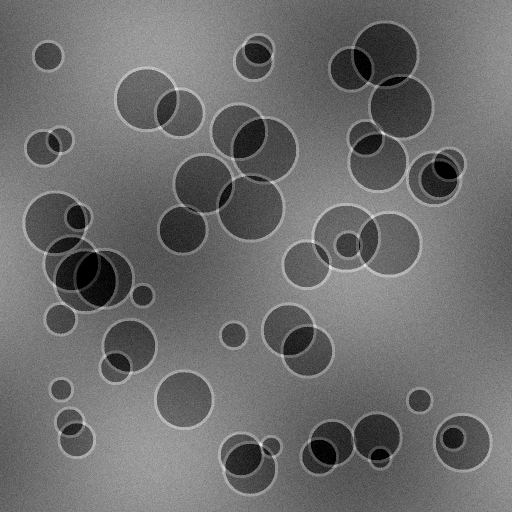
#> input picture data/raw/synthetic_cross_sensor/ohrc_cross_01.tif, 1024 x 1024 px (shown at 1/2 size)
$ python -i core.py   (imports and definitions only)
#> lines starting #> are read from the running program, lines starting #| are printed output that depends on the picture
#> further down, picture is the input picture: shape (1024, 1024, 3); min 0, max 255, mean 109.2
"""
OHRC Preprocessing Core (Module 3)

Non-destructive preprocessing pipeline for OHRC optical imagery, providing
radiometric normalization, CLAHE contrast enhancement, denoising, illumination
normalization, shadow enhancement, and edge enhancement operations.
"""

from typing import Dict, Any, Optional, Tuple
import numpy as np
import cv2
from scipy.ndimage import gaussian_filter

from backend.core.lunar_image import LunarImage


class OHRCPreprocessor:
    """
    Modular, non-destructive preprocessing pipeline for Lunar images.
    """

    def __init__(self, config: Optional[Dict[str, Any]] = None):
        self.config = config or {}
        self.prep_cfg = self.config.get("preprocessing", {})

    # [90 lines left out: functions process, percentile_stretch, apply_clahe, denoise, not called in this run]

    @staticmethod
    def normalize_illumination(img: np.ndarray, method: str = "high_pass", sigma: float = 15.0) -> np.ndarray:
        """
        Removes low-frequency illumination variations (sun angle gradient across terrain).
        """
#> called with method = 'high_pass', sigma = 15
        img_f = img.astype(np.float32)

        if method == "high_pass":
            # Subtract Gaussian low-pass filter (background shading model)
            low_pass = gaussian_filter(img_f, sigma=sigma)
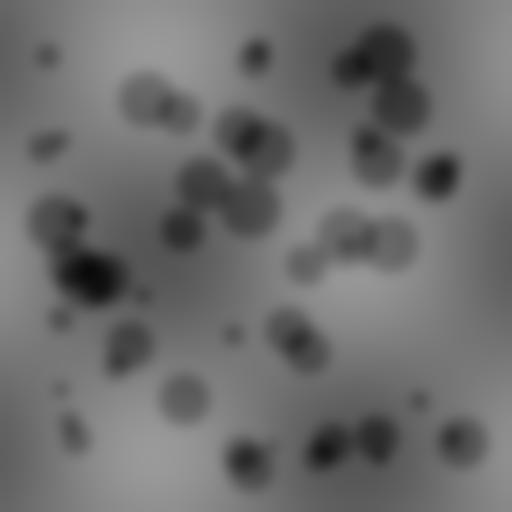
#> low_pass: shape (1024, 1024, 3) float32 (shown at 1/2 size); min 9.41, max 154.3, mean 109.2
            high_pass = img_f - low_pass + 128.0
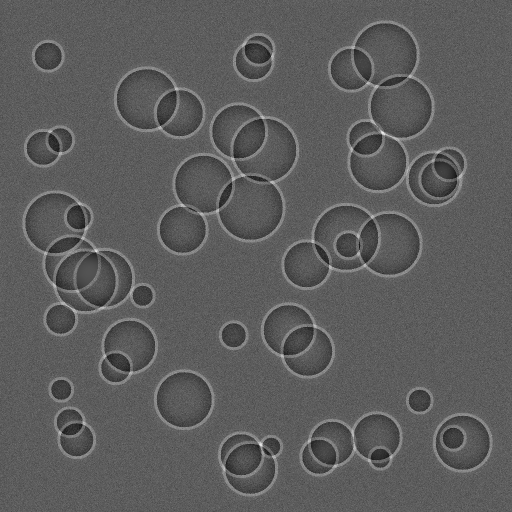
#> high_pass: shape (1024, 1024, 3) float32 (shown at 1/2 size); min 32.3, max 295.4, mean 128; drawn with min black and max white
            return np.clip(high_pass, 0, 255).astype(np.uint8)
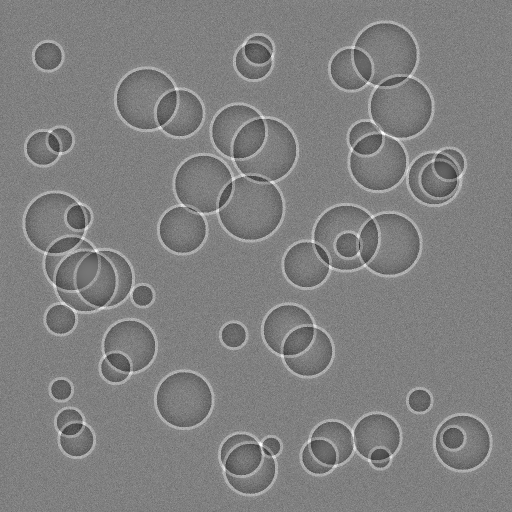
#> returned value: shape (1024, 1024, 3) (shown at 1/2 size); min 32, max 255, mean 127.5

        elif method == "homomorphic":
            # Log transform -> high pass -> exp transform
            img_log = np.log1p(img_f)
            low_pass = gaussian_filter(img_log, sigma=sigma)
            high_pass = img_log - low_pass
            result = np.expm1(high_pass)
            norm = cv2.normalize(result, None, 0, 255, cv2.NORM_MINMAX)
            return norm.astype(np.uint8)

        elif method == "divide_median":
            kernel_size = int(sigma * 2) | 1
            med = cv2.medianBlur(img, kernel_size).astype(np.float32) + 1.0
            norm = (img_f / med) * 128.0
            return np.clip(norm, 0, 255).astype(np.uint8)

        return img

    # [6 lines left out: function enhance_edges, not called in this run]

>>> import cv2
>>> picture = cv2.imread('../../data/raw/synthetic_cross_sensor/ohrc_cross_01.tif')
>>> result = OHRCPreprocessor().normalize_illumination(picture)

$ run again, on data/raw/synthetic_cross_sensor/ohrc_cross_02.tif
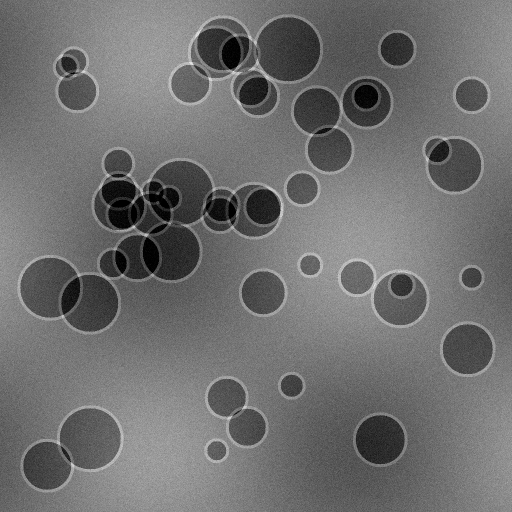
#> input picture data/raw/synthetic_cross_sensor/ohrc_cross_02.tif, 1024 x 1024 px (shown at 1/2 size)
#> picture is the input picture: shape (1024, 1024, 3); min 0, max 246, mean 111.1
#> in normalize_illumination, `high_pass = img_f - low_pass + 128.0`:
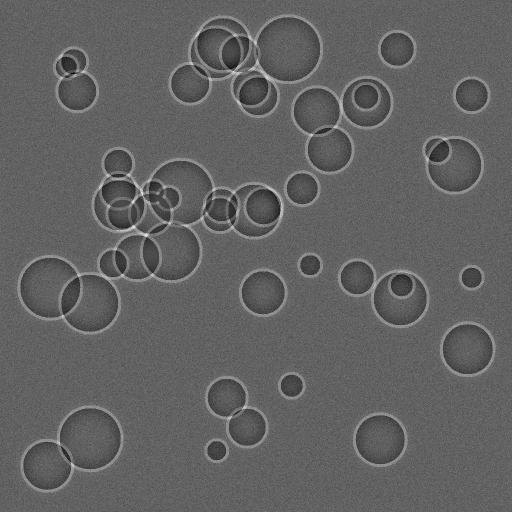
#> high_pass: shape (1024, 1024, 3) float32 (shown at 1/2 size); min 28.16, max 287.7, mean 128; drawn with min black and max white
#> in normalize_illumination, `return np.clip(high_pass, 0, 255).astype(np.uint8)`:
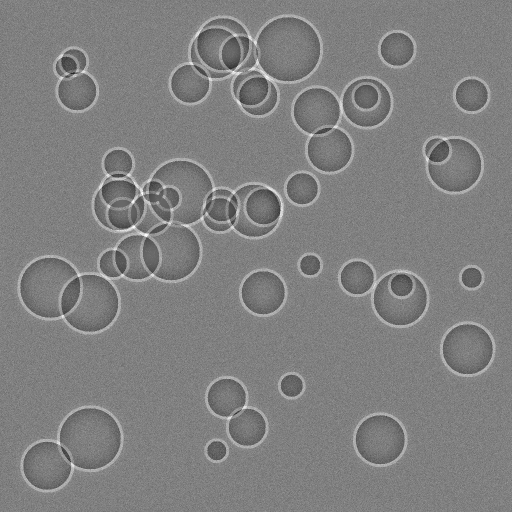
#> returned value: shape (1024, 1024, 3) (shown at 1/2 size); min 28, max 255, mean 127.5

$ run again, on data/raw/synthetic_cross_sensor/tmc2_cross_01.tif
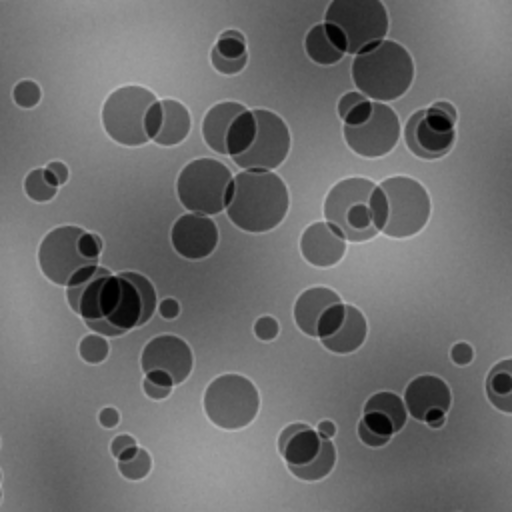
#> input picture data/raw/synthetic_cross_sensor/tmc2_cross_01.tif, 512 x 512 px
#> picture is the input picture: shape (512, 512, 3); min 0, max 196, mean 109.4
#> in normalize_illumination, `low_pass = gaussian_filter(img_f, sigma=sigma)`:
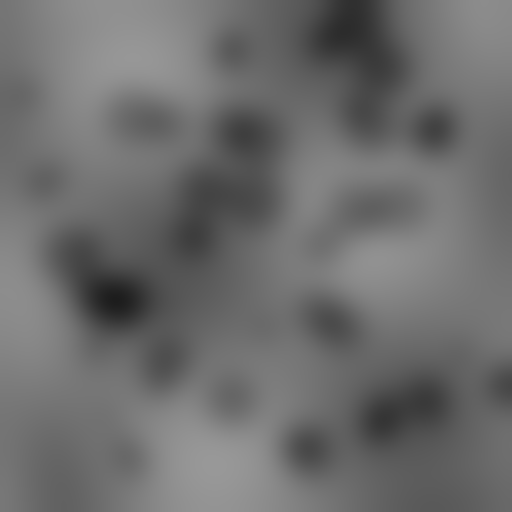
#> low_pass: shape (512, 512, 3) float32; min 29.45, max 152.6, mean 109.4
#> in normalize_illumination, `high_pass = img_f - low_pass + 128.0`:
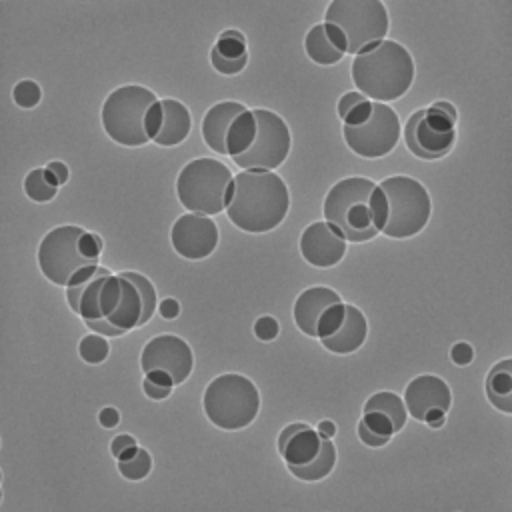
#> high_pass: shape (512, 512, 3) float32; min 48.13, max 220.9, mean 128

$ run again, on data/raw/synthetic_cross_sensor/tmc2_cross_02.tif
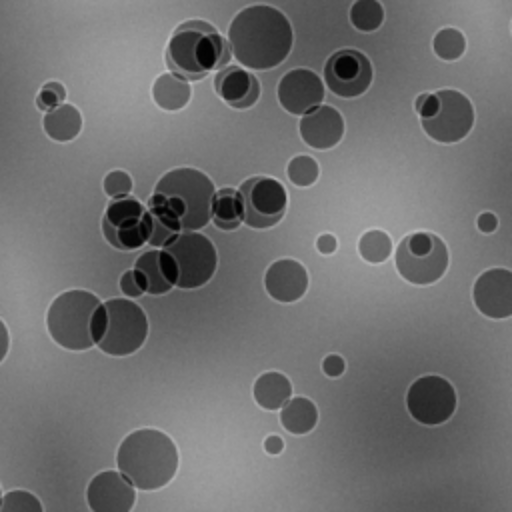
#> input picture data/raw/synthetic_cross_sensor/tmc2_cross_02.tif, 512 x 512 px
#> picture is the input picture: shape (512, 512, 3); min 0, max 193, mean 110.9
#> in normalize_illumination, `low_pass = gaussian_filter(img_f, sigma=sigma)`:
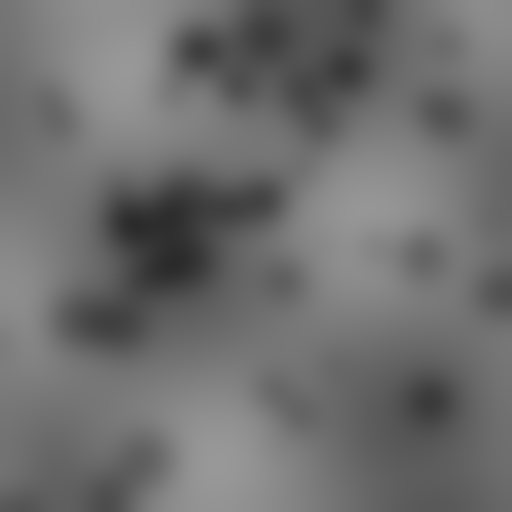
#> low_pass: shape (512, 512, 3) float32; min 42.8, max 152.5, mean 110.9
#> in normalize_illumination, `high_pass = img_f - low_pass + 128.0`:
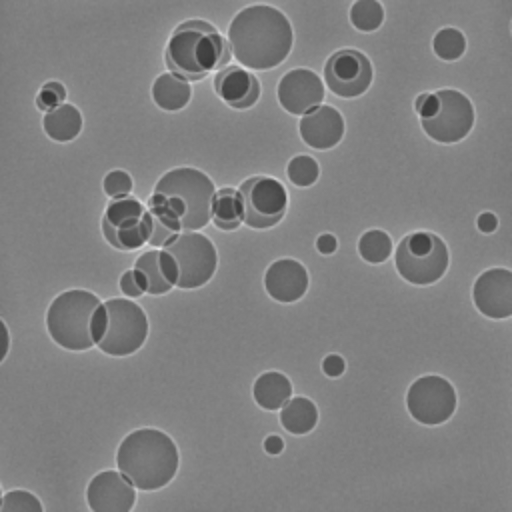
#> high_pass: shape (512, 512, 3) float32; min 52.4, max 230.9, mean 128
